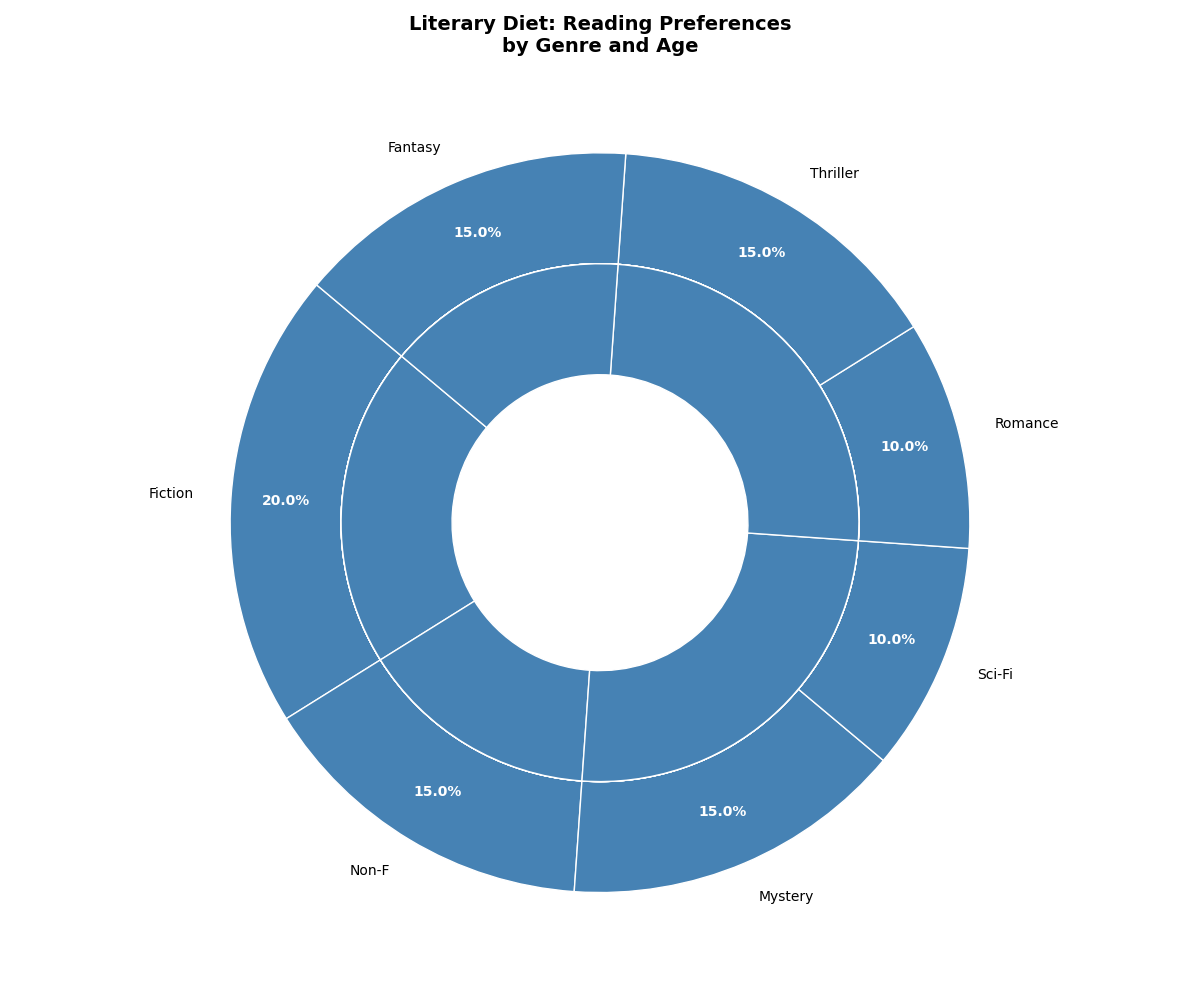

The script that drew this image:
import matplotlib.pyplot as plt

genres = ['Fiction', 'Non-F', 'Mystery', 'Sci-Fi', 'Romance', 'Thriller', 'Fantasy']
overall_preference = [20, 15, 15, 10, 10, 15, 15]

age_distribution = {
    'Fiction': [10, 20, 30, 30, 10],
    'Non-Fiction': [5, 15, 20, 35, 25],
    'Mystery': [3, 12, 25, 40, 20],
    'Science Fiction': [12, 18, 25, 30, 15],
    'Romance': [5, 15, 25, 35, 20],
    'Thriller': [10, 20, 30, 30, 10],
    'Fantasy': [20, 15, 25, 25, 15],
}

single_color = '#4682B4'

fig, ax = plt.subplots(figsize=(12, 10))
wedges, texts, autotexts = ax.pie(
    overall_preference, 
    labels=genres, 
    colors=[single_color]*len(genres), 
    startangle=140, 
    wedgeprops=dict(width=0.3, edgecolor='w'), 
    autopct='%1.1f%%', 
    pctdistance=0.85
)

for genre in age_distribution.keys():
    ax.pie(
        age_distribution[genre], 
        radius=0.7, 
        colors=[single_color]*len(age_distribution[genre]), 
        startangle=140, 
        wedgeprops=dict(width=0.3, edgecolor='w')
    )

centre_circle = plt.Circle((0, 0), 0.35, fc='white')
fig.gca().add_artist(centre_circle)

for autotext in autotexts:
    autotext.set_color('white')
    autotext.set_weight('bold')

plt.title(
    "Literary Diet: Reading Preferences\nby Genre and Age",
    fontsize=14, 
    weight='bold'
)

plt.tight_layout()

plt.show()
